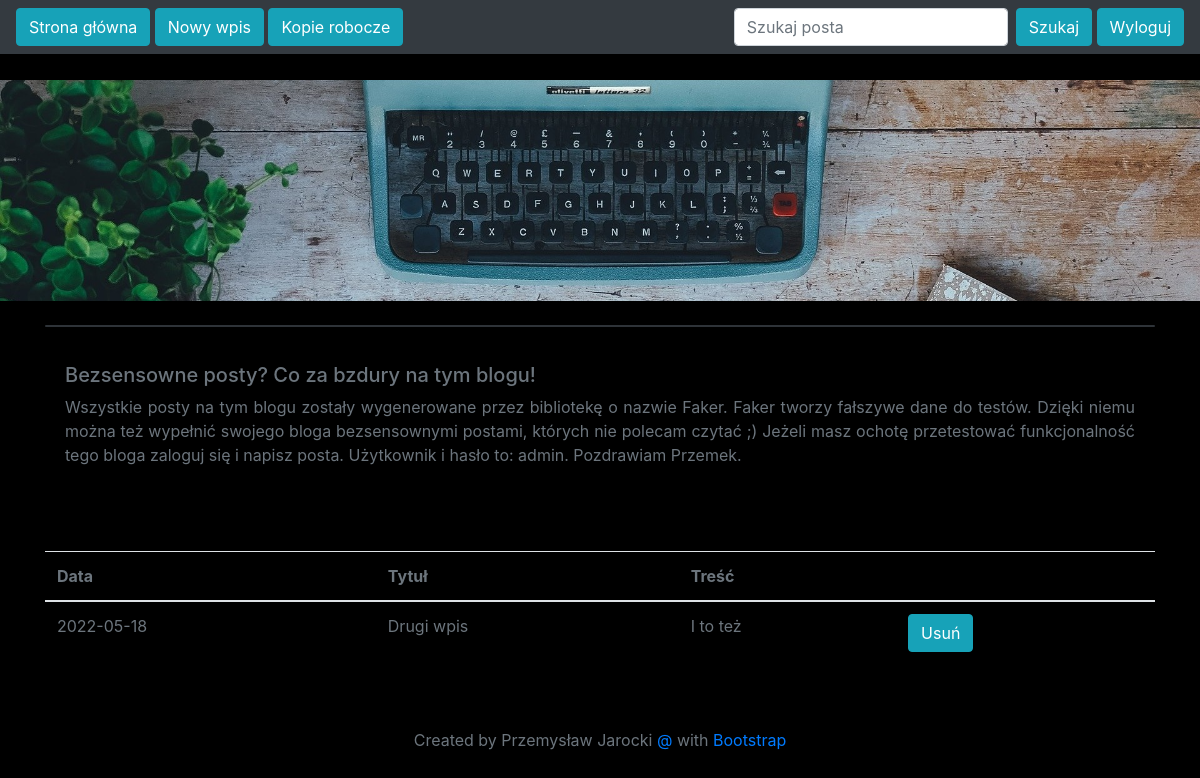
The page /drafts/ (signed in) on the database as committed earlier.
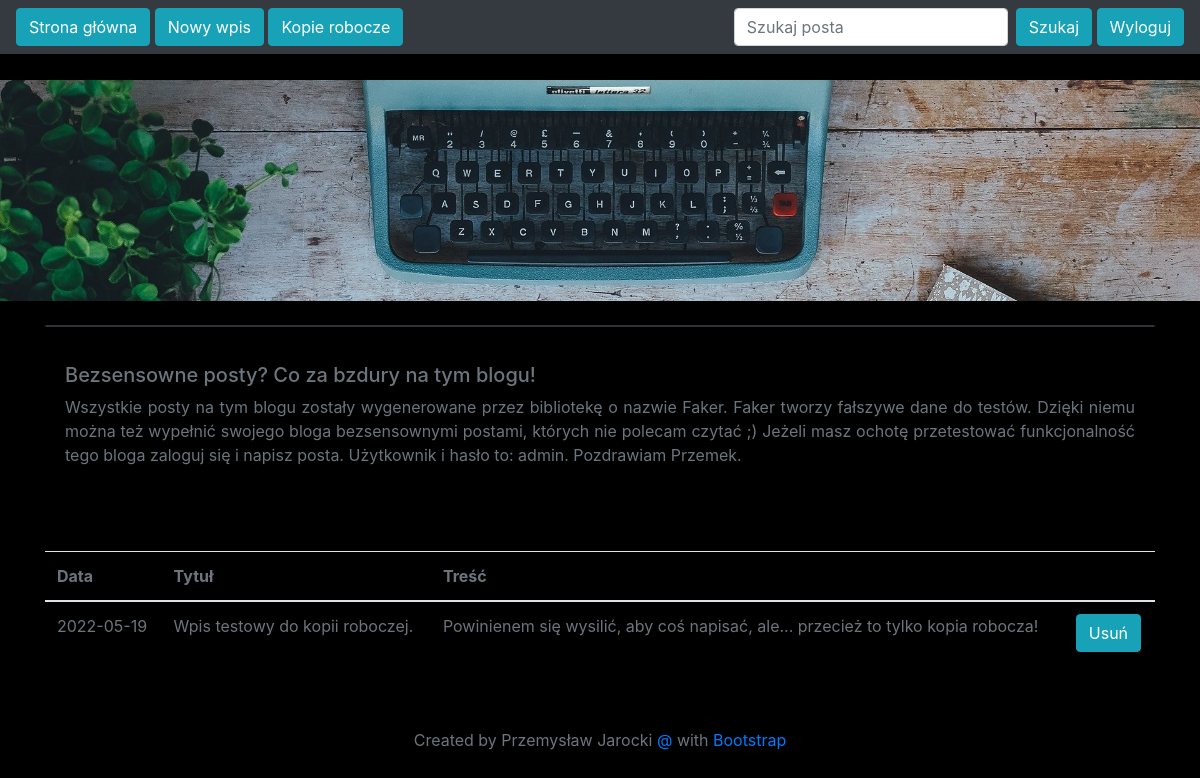
The same page on the database as committed later.
### blog/models.py (models this page shows)
class Entry(db.Model):
   id = db.Column(db.Integer, primary_key=True)
   title = db.Column(db.String(80), nullable=False)
   body = db.Column(db.Text, nullable=False)
   pub_date = db.Column(db.DateTime, nullable=False,
       default=datetime.datetime.utcnow)
   is_published = db.Column(db.Boolean, default=False)

### blog/routes.py (the view)
@app.route("/drafts/", methods=['GET'])
@login_required
def list_drafts():
   drafts = Entry.query.filter_by(is_published=False).order_by(Entry.pub_date.desc())
   return render_template("drafts.html", drafts=drafts)

### blog/routes.py (called while the page is built)
def login_required(view_func):
   @functools.wraps(view_func)
   def check_permissions(*args, **kwargs):
       if session.get('logged_in'):
           return view_func(*args, **kwargs)
       return redirect(url_for('login', next=request.path))
   return check_permissions

### blog/templates/drafts.html (shortened to what this page needs)
{% extends "base.html" %}
{% block content %}
<table class="table">
   <thead>
     <tr class="text-secondary">
       <th scope="col">Data</th>
       <th scope="col">Tytuł</th>
       <th scope="col">Treść</th>
       <th scope="col"></th>
     </tr>
   </thead>
   <tbody>
       {% for post in drafts %}
       <tr>
       <td class="text-secondary">
           {{ post.pub_date.strftime('%Y-%m-%d') }}
       <td>
           <a class="text-secondary" href="{{ url_for('edit_entry', entry_id=post.id) }}">
               {{ post.title }}
           </a>
       </td>
       <td class="text-secondary">{{ post.body|truncate(100, true) }}
      </td>
       <td><a class="btn btn-info" href="{{ url_for('delete_entry', entry_id=post.id) }}">Usuń </a></td>
      </tr>
     {% endfor %}
    </tbody>
 </table>
{% endblock %}

### blog/templates/base.html (shortened to what this page needs)
<!doctype html>
<html lang="en">
<head>
 <link rel="stylesheet" href="https://stackpath.bootstrapcdn.com/bootstrap/4.5.0/css/bootstrap.min.css"
>
</head>
<body style="background-color: black">
 <nav class="navbar navbar-expand-md navbar-dark bg-dark fixed-top">
   <a class="btn btn-info mt-5 my-2 my-lg-0" href={{url_for('index')}}>Strona główna</a>&nbsp;
   <a class="btn btn-info my-2 my-lg-0" href={{url_for('create_entry')}}>Nowy wpis</a>&nbsp;
   <a class="btn btn-info my-2 my-lg-0" href={{url_for('list_drafts')}}>Kopie robocze</a>
   <div class="collapse navbar-collapse" id="navbarsExampleDefault">
    {% if session.logged_in %}
    <form class="form-inline my-2 my-lg-0" action="{{ url_for('search') }}">
      <input class="form-control mr-sm-2" name="search" type="search" placeholder="Szukaj posta">
     <button class="btn btn-info my-2 my-sm-0" type="submit">Szukaj</button>&nbsp;
    </form>
     <form class="form-inline my-2 my-lg-0" action="{{ url_for('logout') }}" method="POST">
        <button class="btn btn-info my-2 my-sm-0" type="submit">Wyloguj</button>
      </form>
    {% else %}
      <a href="{{ url_for('login') }}" class="btn btn-info my-2 my-lg-0">Zaloguj</a>
    {% endif %}
</nav>
<img src="{{url_for('static', filename='poster.jpg')}}" class="img-fluid" alt="Responsive image">
<main role="main" class="container text-secondary text-justify">
<div class="card text-white bg-dark mb-3"></div>
<div class="card-body">
 <h5>Bezsensowne posty? Co za bzdury na tym blogu! </h5>
 <p>Wszystkie posty na tym blogu zostały wygenerowane przez bibliotekę o nazwie Faker. Faker tworzy fałszywe dane do testów. Dzięki niemu można też wypełnić swojego bloga bezsensownymi postami, których nie polecam czytać ;) Jeżeli masz ochotę przetestować funkcjonalność tego bloga zaloguj się i napisz posta. Użytkownik i hasło to: admin. Pozdrawiam Przemek.</p></div>
   {% block content %}
   {% endblock %}
</main>
  <footer class="mastfoot mt-auto">
    <footer class="text-center">
    <div class="inner text-secondary">
      <p>Created by Przemysław Jarocki <a href="mailto:przemek.jarocki@gmail.com">@</a> with <a href="https://getbootstrap.com/">Bootstrap</a></div></p>
  </footer>
   </html>

### blog/templates/base.html (style rules this page uses)
body { padding-top: 5rem; }

Rows that differ between the two databases and show on the page:
removed Entry: pub_date "2022-05-18", title "Drugi wpis", body "I to też"
added Entry: pub_date "2022-05-19", title "Wpis testowy do kopii roboczej.", body "Powinienem się wysilić, aby coś napisać, ale... przecież to tylko kopia robocza!"
